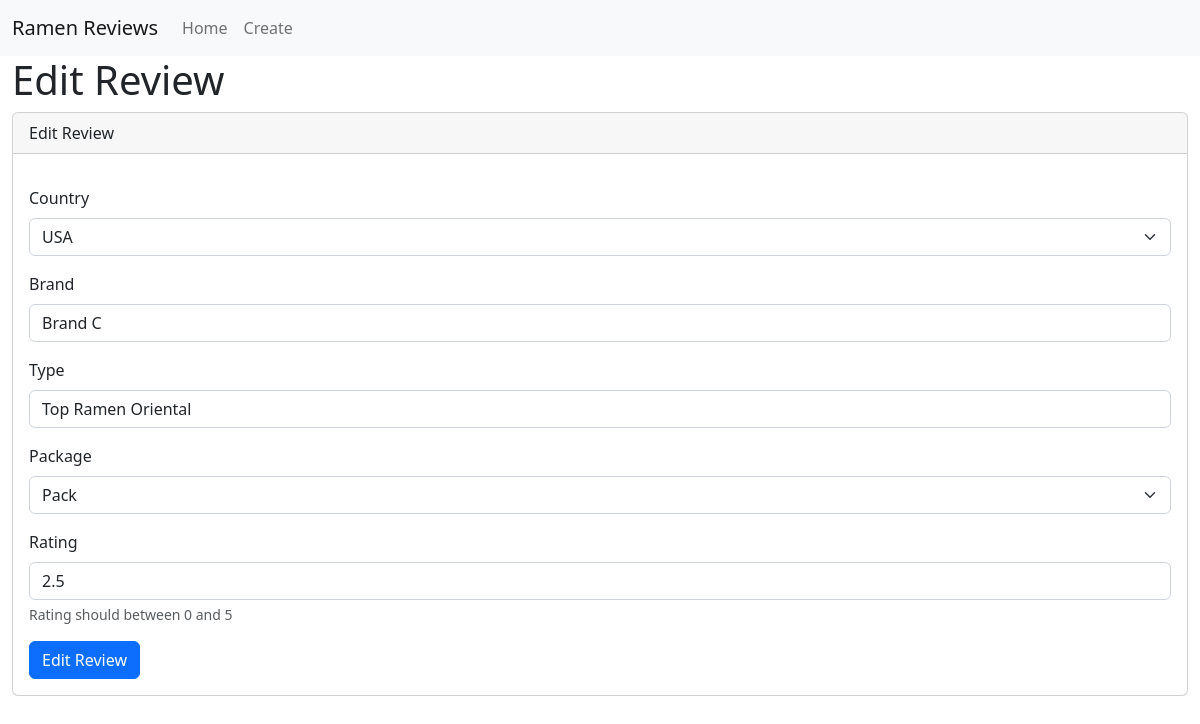
Screenshot of /edit?ID=2500 with the database file from the repository.
### tables this page shows
CREATE TABLE reviews (
    ID INTEGER PRIMARY KEY AUTOINCREMENT,
    ExID INTEGER,
    Country TEXT NOT NULL,
    Brand TEXT NOT NULL,
    `Type` TEXT NOT NULL,
    Package TEXT CHECK (Package in ('Cup','Pack','Tray','Bowl','Box','Can','Bar')) NOT NULL,
    Rating REAL CHECK (Rating >= 0 AND Rating <=5) NOT NULL
);

### app.py (the view)
@app.route('/edit', methods=['GET', 'POST'])
def edit():
    if request.method == 'POST':
        acceptable_package_values = ['Cup', 'Pack',
                                     'Tray', 'Bowl', 'Box', 'Can', 'Bar']
        if not request.form.get('ID'):
            return "ID parameter is required!", 400
        try:
            ID = int(request.form.get('ID'))
            conn = get_db_connection()
            review = conn.execute(
                "SELECT * from reviews WHERE ID = ?", (ID,)).fetchone()
            if review is None:
                return "Review does not exist!", 404
            else:
                query = "UPDATE reviews SET"
                to_filter = []
                query += ' Country=?, '
                to_filter.append(request.form.get('Country'))
                query += ' Brand=?, '
                to_filter.append(request.form.get('Brand'))
                query += ' Type=?, '
                to_filter.append(request.form.get('Type'))
                if request.form.get('Package') and request.form.get('Package') in acceptable_package_values:
                    query += ' Package=?, '
                    to_filter.append(request.form.get('Package'))
                elif request.form.get('Package') and not request.form.get('Package') in acceptable_package_values:
                    return "Package parameter is invaild!", 400
                try:
                    float(request.form.get('Rating'))
                    if (float(request.form.get('Rating')) < 0 or float(request.form.get('Rating')) > 5):
                        raise ValueError
                    query += ' Rating=?, '
                    to_filter.append(float(request.form.get('Rating')))
                except ValueError:
                    return "Rating parameter must be an Float and must be between 0 and 5", 400
                to_filter.append(ID)
                query = query[:-2] + ' WHERE ID=?;'
                conn.execute(query, to_filter)
                conn.commit()
                conn.close()
                return redirect(url_for('index'))
        except ValueError:
            return "ID parameter must be an Integer", 400
    else:
        if not request.args.get('ID'):
            return "ID parameter is required!", 400
        try:
            ID = int(request.args.get('ID'))
            conn = get_db_connection()
            review = conn.execute(
                "SELECT * from reviews WHERE ID = ?", (ID,)).fetchone()
            countries = conn.execute(
                'SELECT DISTINCT Country FROM reviews').fetchall()
            packages = conn.execute(
                'SELECT DISTINCT Package FROM reviews').fetchall()
            conn.close()
            return render_template('edit.html', review=review, countries=countries, packages=packages)
        except ValueError:
            return "ID parameter must be an Integer", 400

### app.py (called while the page is built)
def get_db_connection():
    conn = sqlite3.connect('database.db')
    conn.row_factory = sqlite3.Row
    return conn

### templates/edit.html (shortened to what this page needs)
{% extends 'base.html' %}
{% set page = "edit" %}
{% block content %}
<h1>{% block title %} Edit Review {% endblock %}</h1>
<div class="card">
  <div class="card-header">
    Edit Review
  </div>
  <div class="card-body">
    <form action="/edit" id="searchForm" method="post" class="needs-validation">
      <div class="mb-3">
        <label for="countryselector" class="form-label">Country</label>
        <select class="form-select" aria-label="Country Selector" name="Country" id="countryselector" required>
          {% for country in countries %}
          {% if review['Country'] == country['Country'] %}
          <option value="{{ country['Country']}}" selected>{{ country['Country']}}</option>
          {% endif %}
          {% endfor %}
        </select>
      </div>
      <div class="mb-3">
        <label for="brandinput" class="form-label">Brand</label>
        <input type="text" class="form-control" id="brandinput" name="Brand" value="{{ review['Brand']}}" required>
      </div>
      <div class="mb-3">
        <label for="typeinput" class="form-label">Type</label>
        <input type="text" class="form-control" id="typeinput" name="Type" value="{{ review['Type']}}" required>
      </div>
      <div class="mb-3">
        <label for="packageselector" class="form-label">Package</label>
        <select class="form-select" aria-label="Package Selector" name="Package" id="packageselector" required>
          {% for package in packages %}
          {% if review['Package'] == package['Package'] %}
          <option value="{{ package['Package']}}" selected>{{ package['Package']}}</option>
          {% endif %}
          {% endfor %}
        </select>
      </div>
      <div class="mb-3">
        <label for="typeinput" class="form-label">Rating</label>
        <input type="number" min="0" max="5" class="form-control" id="ratinginput" name="Rating"
          aria-describedby="ratinginputhelp" required value="{{ review['Rating']}}" step=".01">
        <div id="ratinginputHelp" class="form-text">Rating should between 0 and 5</div>
      </div>
      <button type="submit" class="btn btn-primary">Edit Review</button>
    </form>
  </div>
</div>
{% endblock %}

### rows the page displays
reviews: Country "USA", Brand "Brand C", Type "Top Ramen Oriental", Package "Pack", Rating "2.5"
